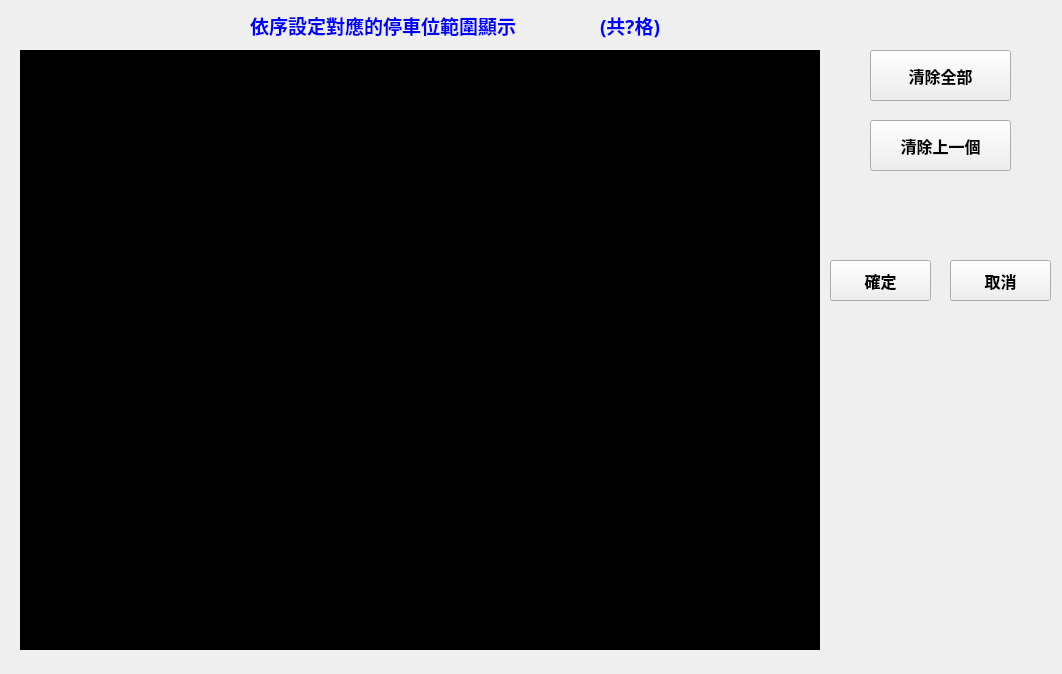
<?xml version="1.0" encoding="UTF-8"?>
<ui version="4.0">
 <class>Set_Parking_Lot_Display</class>
 <widget class="QWidget" name="Set_Parking_Lot_Display">
  <property name="geometry">
   <rect>
    <x>0</x>
    <y>0</y>
    <width>1062</width>
    <height>674</height>
   </rect>
  </property>
  <property name="windowTitle">
   <string>設定停車格顯示</string>
  </property>
  <widget class="my_qlabel" name="label">
   <property name="geometry">
    <rect>
     <x>20</x>
     <y>50</y>
     <width>800</width>
     <height>600</height>
    </rect>
   </property>
   <property name="mouseTracking">
    <bool>true</bool>
   </property>
   <property name="styleSheet">
    <string notr="true">background-color: rgb(0, 0, 0);</string>
   </property>
   <property name="text">
    <string>TextLabel</string>
   </property>
   <property name="scaledContents">
    <bool>false</bool>
   </property>
   <property name="alignment">
    <set>Qt::AlignRight|Qt::AlignTrailing|Qt::AlignVCenter</set>
   </property>
  </widget>
  <widget class="QLabel" name="label_2">
   <property name="geometry">
    <rect>
     <x>250</x>
     <y>10</y>
     <width>351</width>
     <height>31</height>
    </rect>
   </property>
   <property name="font">
    <font>
     <family>思源黑體 TWHK Medium</family>
     <pointsize>14</pointsize>
     <weight>75</weight>
     <bold>true</bold>
    </font>
   </property>
   <property name="styleSheet">
    <string notr="true">color: rgb(0, 0, 255);</string>
   </property>
   <property name="text">
    <string>依序設定對應的停車位範圍顯示</string>
   </property>
  </widget>
  <widget class="QPushButton" name="pushButton_clear_all">
   <property name="geometry">
    <rect>
     <x>870</x>
     <y>50</y>
     <width>141</width>
     <height>51</height>
    </rect>
   </property>
   <property name="font">
    <font>
     <family>思源黑體 TWHK Medium</family>
     <pointsize>12</pointsize>
     <weight>75</weight>
     <bold>true</bold>
    </font>
   </property>
   <property name="text">
    <string>清除全部</string>
   </property>
  </widget>
  <widget class="QPushButton" name="pushButton_ok">
   <property name="geometry">
    <rect>
     <x>830</x>
     <y>260</y>
     <width>101</width>
     <height>41</height>
    </rect>
   </property>
   <property name="font">
    <font>
     <family>思源黑體 TWHK Medium</family>
     <pointsize>12</pointsize>
     <weight>75</weight>
     <bold>true</bold>
    </font>
   </property>
   <property name="text">
    <string>確定</string>
   </property>
  </widget>
  <widget class="QPushButton" name="pushButton_cancel">
   <property name="geometry">
    <rect>
     <x>950</x>
     <y>260</y>
     <width>101</width>
     <height>41</height>
    </rect>
   </property>
   <property name="font">
    <font>
     <family>思源黑體 TWHK Medium</family>
     <pointsize>12</pointsize>
     <weight>75</weight>
     <bold>true</bold>
    </font>
   </property>
   <property name="text">
    <string>取消</string>
   </property>
  </widget>
  <widget class="QPushButton" name="pushButton_clear_last">
   <property name="geometry">
    <rect>
     <x>870</x>
     <y>120</y>
     <width>141</width>
     <height>51</height>
    </rect>
   </property>
   <property name="font">
    <font>
     <family>思源黑體 TWHK Medium</family>
     <pointsize>12</pointsize>
     <weight>75</weight>
     <bold>true</bold>
    </font>
   </property>
   <property name="text">
    <string>清除上一個</string>
   </property>
  </widget>
  <widget class="QLabel" name="label_parking_amount">
   <property name="geometry">
    <rect>
     <x>600</x>
     <y>10</y>
     <width>91</width>
     <height>31</height>
    </rect>
   </property>
   <property name="font">
    <font>
     <family>思源黑體 TWHK Medium</family>
     <pointsize>14</pointsize>
     <weight>75</weight>
     <bold>true</bold>
    </font>
   </property>
   <property name="styleSheet">
    <string notr="true">color: rgb(0, 0, 255);</string>
   </property>
   <property name="text">
    <string>(共?格)</string>
   </property>
  </widget>
 </widget>
 <customwidgets>
  <customwidget>
   <class>my_qlabel</class>
   <extends>QLabel</extends>
   <header location="global">my_qlabel.h</header>
  </customwidget>
 </customwidgets>
 <resources/>
 <connections/>
</ui>
